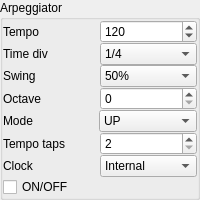
           <widget class="QGroupBox" name="groupBox_10">
            <property name="title">
             <string>Arpeggiator</string>
            </property>
            <layout class="QVBoxLayout" name="verticalLayout_3">
             <property name="spacing">
              <number>0</number>
             </property>
             <property name="leftMargin">
              <number>0</number>
             </property>
             <property name="topMargin">
              <number>0</number>
             </property>
             <property name="rightMargin">
              <number>0</number>
             </property>
             <property name="bottomMargin">
              <number>0</number>
             </property>
             <item>
              <layout class="QHBoxLayout" name="horizontalLayout_110">
               <item>
                <widget class="QLabel" name="label_155">
                 <property name="text">
                  <string>Tempo</string>
                 </property>
                </widget>
               </item>
               <item>
                <widget class="QSpinBox" name="spinBox_143">
                 <property name="minimum">
                  <number>30</number>
                 </property>
                 <property name="maximum">
                  <number>240</number>
                 </property>
                 <property name="value">
                  <number>120</number>
                 </property>
                </widget>
               </item>
              </layout>
             </item>
             <item>
              <layout class="QHBoxLayout" name="horizontalLayout_111">
               <item>
                <widget class="QLabel" name="label_156">
                 <property name="text">
                  <string>Time div</string>
                 </property>
                </widget>
               </item>
               <item>
                <widget class="QComboBox" name="comboBox_59">
                 <item>
                  <property name="text">
                   <string>1/4</string>
                  </property>
                 </item>
                 <item>
                  <property name="text">
                   <string>1/4T</string>
                  </property>
                 </item>
                 <item>
                  <property name="text">
                   <string>1/8</string>
                  </property>
                 </item>
                 <item>
                  <property name="text">
                   <string>1/8T</string>
                  </property>
                 </item>
                 <item>
                  <property name="text">
                   <string>1/16</string>
                  </property>
                 </item>
                 <item>
                  <property name="text">
                   <string>1/16T</string>
                  </property>
                 </item>
                 <item>
                  <property name="text">
                   <string>1/32</string>
                  </property>
                 </item>
                 <item>
                  <property name="text">
                   <string>1/32T</string>
                  </property>
                 </item>
                </widget>
               </item>
              </layout>
             </item>
             <item>
              <layout class="QHBoxLayout" name="horizontalLayout_112">
               <item>
                <widget class="QLabel" name="label_157">
                 <property name="text">
                  <string>Swing</string>
                 </property>
                </widget>
               </item>
               <item>
                <widget class="QComboBox" name="comboBox_60">
                 <item>
                  <property name="text">
                   <string>50%</string>
                  </property>
                 </item>
                 <item>
                  <property name="text">
                   <string>55%</string>
                  </property>
                 </item>
                 <item>
                  <property name="text">
                   <string>57%</string>
                  </property>
                 </item>
                 <item>
                  <property name="text">
                   <string>59%</string>
                  </property>
                 </item>
                 <item>
                  <property name="text">
                   <string>61%</string>
                  </property>
                 </item>
                 <item>
                  <property name="text">
                   <string>64%</string>
                  </property>
                 </item>
                </widget>
               </item>
              </layout>
             </item>
             <item>
              <layout class="QHBoxLayout" name="horizontalLayout_113">
               <item>
                <widget class="QLabel" name="label_158">
                 <property name="text">
                  <string>Octave</string>
                 </property>
                </widget>
               </item>
               <item>
                <widget class="QSpinBox" name="spinBox_144">
                 <property name="minimum">
                  <number>0</number>
                 </property>
                 <property name="maximum">
                  <number>4</number>
                 </property>
                 <property name="value">
                  <number>0</number>
                 </property>
                </widget>
               </item>
              </layout>
             </item>
             <item>
              <layout class="QHBoxLayout" name="horizontalLayout_114">
               <item>
                <widget class="QLabel" name="label_159">
                 <property name="text">
                  <string>Mode</string>
                 </property>
                </widget>
               </item>
               <item>
                <widget class="QComboBox" name="comboBox_61">
                 <item>
                  <property name="text">
                   <string>UP</string>
                  </property>
                 </item>
                 <item>
                  <property name="text">
                   <string>DOWN</string>
                  </property>
                 </item>
                 <item>
                  <property name="text">
                   <string>EXCLUSIVE</string>
                  </property>
                 </item>
                 <item>
                  <property name="text">
                   <string>INCLUSIVE</string>
                  </property>
                 </item>
                 <item>
                  <property name="text">
                   <string>ORDER</string>
                  </property>
                 </item>
                 <item>
                  <property name="text">
                   <string>RANDOM</string>
                  </property>
                 </item>
                </widget>
               </item>
              </layout>
             </item>
             <item>
              <layout class="QHBoxLayout" name="horizontalLayout_115">
               <item>
                <widget class="QLabel" name="label_160">
                 <property name="text">
                  <string>Tempo taps</string>
                 </property>
                </widget>
               </item>
               <item>
                <widget class="QSpinBox" name="spinBox_145">
                 <property name="minimum">
                  <number>2</number>
                 </property>
                 <property name="maximum">
                  <number>4</number>
                 </property>
                 <property name="value">
                  <number>2</number>
                 </property>
                </widget>
               </item>
              </layout>
             </item>
             <item>
              <layout class="QHBoxLayout" name="horizontalLayout_116">
               <item>
                <widget class="QLabel" name="label_161">
                 <property name="text">
                  <string>Clock</string>
                 </property>
                </widget>
               </item>
               <item>
                <widget class="QComboBox" name="comboBox_62">
                 <item>
                  <property name="text">
                   <string>Internal</string>
                  </property>
                 </item>
                 <item>
                  <property name="text">
                   <string>Eternal</string>
                  </property>
                 </item>
                </widget>
               </item>
              </layout>
             </item>
             <item>
              <widget class="QCheckBox" name="checkBox">
               <property name="toolTip">
                <string>&lt;html&gt;&lt;head/&gt;&lt;body&gt;&lt;p&gt;Activate arpeggiator&lt;/p&gt;&lt;/body&gt;&lt;/html&gt;</string>
               </property>
               <property name="text">
                <string>ON/OFF</string>
               </property>
              </widget>
             </item>
            </layout>
           </widget>
